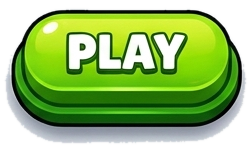
#> input picture tools/test_crops/btn_green.png, 250 x 160 px, found by its file name
$ python test_clean_candy_buttons.py
#> lines starting #> are read from the running program, lines starting #| are printed output that depends on the picture
import os
from PIL import Image, ImageFilter
import numpy as np

def make_blank_button(img_path):
    im = Image.open(img_path).convert("RGBA")
#> im is the input picture: PIL image 250x160 RGBA; mean R, G, B, A 145.6, 182.3, 112.2, 180.1
    w, h = im.size
#> w = 250; h = 160
    arr = np.array(im)

    # Left cap: 0 to int(w * 0.28)
    # Right cap: int(w * 0.72) to w
    x1 = int(w * 0.28)
#> x1 = 70
    x2 = int(w * 0.72)
#> x2 = 180

    # Sample a clean 4-pixel wide vertical strip just before x1
    sample_strip = arr[:, x1-6:x1-2, :]
    column_avg = np.mean(sample_strip, axis=1, keepdims=True) # shape (h, 1, 4)
#> column_avg = 160 rows, first 6: [221, 224, 231, 0], [220.8, 223.8, 230.8, 0], [220.5, 224.5, 230, 0], [221.2, 225.8, 231, 0], [219.8, 224.8, 230.8, 0], [220.8, 225.8, 231.8, 0]

    # Replicate horizontally across x1..x2
    fill_width = x2 - x1
#> fill_width = 110
    fill_block = np.repeat(column_avg, fill_width, axis=1)
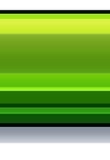
#> fill_block: shape (160, 110, 4) float64; mean of channels 0, 1, 2, 3 122.4, 168.8, 73.7, 212.8; transparent parts drawn white

    # Place fill block
    clean_arr = arr.copy()
    clean_arr[:, x1:x2, :] = fill_block
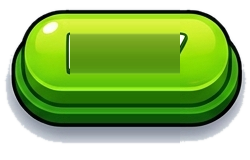
#> clean_arr: shape (160, 250, 4); mean R, G, B, A 138.3, 178, 99.1, 180.9; transparent parts drawn white

    out = Image.fromarray(clean_arr.astype(np.uint8))
    # Soft horizontal blur only in the center seam transitions to blend perfectly
    # Create mask for seams
    mask = Image.new("L", (w, h), 0)
#> mask: PIL image 250x160 L; every value is 0
    from PIL import ImageDraw
    draw = ImageDraw.Draw(mask)
    draw.rectangle([x1-4, 0, x1+6, h], fill=255)
    draw.rectangle([x2-6, 0, x2+4, h], fill=255)

    blurred = out.filter(ImageFilter.GaussianBlur(radius=1.5))
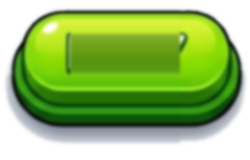
#> blurred: PIL image 250x160 RGBA; mean R, G, B, A 138.3, 178.1, 99.1, 180.9; transparent parts drawn white
    out.paste(blurred, mask=mask)
    return out

res = make_blank_button("d:/My project/smashy heist/tools/test_crops/btn_green.png")
res.save("d:/My project/smashy heist/tools/test_crops/btn_green_blank.png")
print("Saved btn_green_blank.png")

$ run again, with tools/test_crops/btn_red.png copied over tools/test_crops/btn_green.png
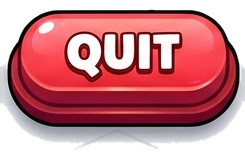
#> input picture tools/test_crops/btn_red.png, 245 x 160 px, found by its file name
#> in make_blank_button, im is the input picture: PIL image 245x160 RGBA; mean R, G, B, A 195.1, 128.5, 136.4, 187.3
#> column_avg = 160 rows, first 6: [235, 238.2, 241.5, 0], [229.8, 233, 236.5, 0], [226.8, 229.8, 234.8, 0], [231, 234, 239, 0], [237, 240.2, 243.8, 0], [240.2, 243.5, 246.8, 0]
#> in make_blank_button, `fill_block = np.repeat(column_avg, fill_width, axis=1)`:
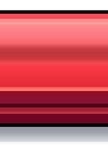
#> fill_block: shape (160, 108, 4) float64; mean of channels 0, 1, 2, 3 198.8, 102.4, 112.9, 210.8; transparent parts drawn white
#> mask: PIL image 245x160 L; every value is 0
#> in make_blank_button, `blurred = out.filter(ImageFilter.GaussianBlur(radius=1.5))`:
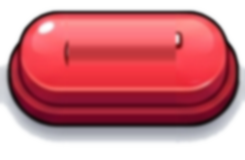
#> blurred: PIL image 245x160 RGBA; mean R, G, B, A 198.8, 119.4, 128.9, 186.7; transparent parts drawn white
